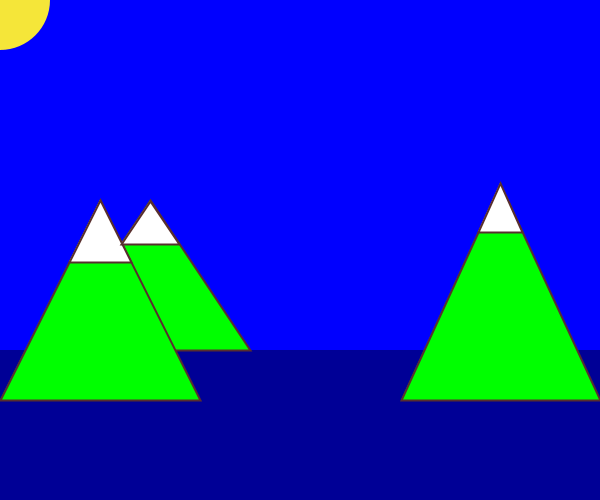
Frame 1 (no input)
Frame 60 (the mouse pressed at the canvas centre just before this capture): identical to frame 1, image omitted
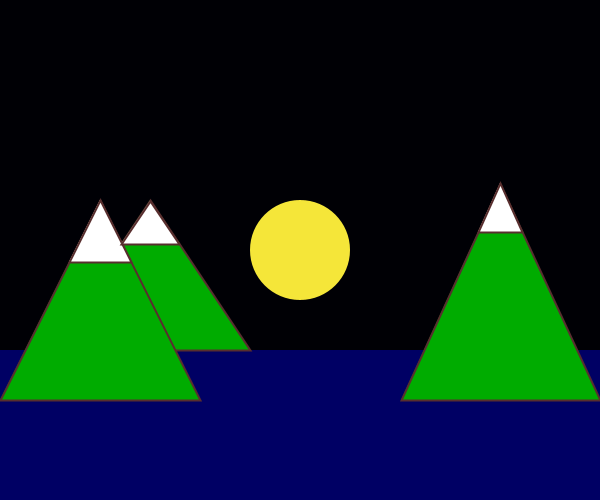
Frame 120 (the mouse held since frame 60 and released just before this capture)

The Processing sketch that drew these frames (run headless with seeded random() and noise(); from frame 60 on, the mouse is pressed at the canvas centre):

// Processing sketch: program_2
// ── program_2.pde
/*
  This program will display a sun overlooking mountains in the ocean. The user will be able to interact with the sun. As the user makes the sun travel down the y-axis, 
  the scene becomes darker. As the user makes the sun travel upwards, the scene becomes brighter. 
 */

// variable declarations and initializations 
int backgroundRed = 0; // red color value for the background
int backgroundGreen = 0; // green color value for the background
int backgroundBlue = 255; // blue color value for the background

// color values for the sun
int sunRed = 245; // red color value for the sun
int sunGreen = 230; // green color value for the sun
int sunBlue = 57; // blue color value for the sun 

// dimensions of the sun
int sunWidth = 100; // width of the sun
int sunHeight = 100; // height of the sun

// color values for the ocean
int oceanRed = 0; // red color value for the ocean
int oceanGreen = 0; // green color value for the ocean
int oceanBlue = 150; // blue color value for the ocean

// coordinates and dimensions of the ocean
int oceanX = 0; // x coordinate for the ocean
int oceanY = 350; // y coordinate for the ocean
int oceanWidth = 600; // width of the ocean
int oceanHeight = 150; // height of the ocean

// color values for the first mountain
int firstMountainRed = 0; // red color value for the first mountain
int firstMountainGreen = 255; // green color value for the first mountain
int firstMountainBlue = 0; // blue color value for the first mountain

// coordinates for the first mountain
int firstMountainX1 = 50; // x1 coordinate for the first mountain
int firstMountainY1 = 350; // y1 coordinate for the first mountain 
int firstMountainX2 = 150; // x2 coordinate for the first mountain
int firstMountainY2 = 200; // y2 coordinate for the first mountain
int firstMountainX3 = 250; // x3 coorinate for the first mountain
int firstMountainY3 = 350; // y3 coordinate for the first mountain

// color values for the second mountain
int secondMountainRed = 0; // red color value for the second mountain 
int secondMountainGreen = 255; // green color value for the second mountain
int secondMountainBlue = 0; // blue color value for the second mountain

// coordinates for the second mountain
int secondMountainX1 = 0; // x1 coordinate for the second mountain
int secondMountainY1 = 400; // y1 coordinate for the second mountain
int secondMountainX2 = 100; // x2 coordinate for the second mountain
int secondMountainY2 = 200; // y2 coorindate for the second mountain
int secondMountainX3 = 200; // x3 coordinate for the second mountain
int secondMountainY3 = 400; // y3 coordinate for the second mountain

// color values for the third mountain
int thirdMountainRed = 0; // red color value for the third mountain
int thirdMountainGreen = 255; // green color value for the third mountain
int thirdMountainBlue = 0; // blue color value for the third mountain

// coordinates for the third mountain
int thirdMountainX1 = 401; // x1 coordinate for the third mountain
int thirdMountainY1 = 400; // y1 coordinate for the third mountain
int thirdMountainX2 = 500; // x2 coordinate for the third mountain
int thirdMountainY2 = 184; // y2 coordinate for the third mountain
int thirdMountainX3 = 600; // x3 coordinate for the third mountain
int thirdMountainY3 = 400; // y3 coordinate for the third mountain

// color value for the frosted mountain top
int frostedTopColor = 255; // white mountain top

// coordinates for the first mountain top 
int firstMountainTopX1 = 131; // x1 coordinate for the first mountain top
int firstMountainTopY1 = 262; // y1 coordinate for the first mountain top
int firstMountainTopX2 = 100; // x2 coordinate for the first mountain top
int firstMountainTopY2 = 200; // y2 coordinate for the first mountain top
int firstMountainTopX3 = 69; // x3 coordinate for the first mountain top
int firstMountainTopY3 = 262; // y3 coordinate for the first mountain top

// coordinates for the second mountain top
int secondMountainTopX1 = 179; // x1 coordinate for the second mountain top
int secondMountainTopY1 = 244; // y1 coordinate for the second mountain top
int secondMountainTopX2 = 150; // x2 coordinate for the second mountain top
int secondMountainTopY2 = 201; // y2 coordinate for the second mountain top
int secondMountainTopX3 = 121; // x3 coordinate for the second mountain top
int secondMountainTopY3 = 244; // y3 coordinate for the second mountain top

// coordinates for the third mountain top
int thirdMountainTopX1 = 522; // x1 coordinate for the third mountain top
int thirdMountainTopY1 = 232; // y1 coordinate for the third mountain top
int thirdMountainTopX2 = 478; // x2 coordinate for the third mountain top
int thirdMountainTopY2 = 232; // y2 coordinate for the third mountain top
int thirdMountainTopX3 = 500; // x3 coordinate for the third mountain top
int thirdMountainTopY3 = 183; // y3 coordinate for the third mountain top

void setup() {
  size(600, 500); // size of 600x500
}

void draw() {
  // draws the background
  background(backgroundRed, backgroundGreen, backgroundBlue-mouseY);

  // draws the sun
  noStroke();
  fill(sunRed, sunGreen, sunBlue);
  ellipse(mouseX, mouseY, sunWidth, sunHeight);

  // draws the ocean
  noStroke();
  fill(oceanRed, oceanGreen, oceanBlue-mouseY/5);
  rect(oceanX, oceanY, oceanWidth, oceanHeight);

  // draws the mountains
  stroke(88,46,46);
  strokeWeight(2);
  fill(firstMountainRed, firstMountainGreen-mouseY/3, firstMountainBlue);
  triangle(firstMountainX1, firstMountainY1, firstMountainX2, firstMountainY2, firstMountainX3, firstMountainY3);

  fill(secondMountainRed, secondMountainGreen-mouseY/3, secondMountainBlue);
  triangle(secondMountainX1, secondMountainY1, secondMountainX2, secondMountainY2, secondMountainX3, secondMountainY3);

  fill(thirdMountainRed, thirdMountainGreen-mouseY/3, thirdMountainBlue);
  triangle(thirdMountainX1, thirdMountainY1, thirdMountainX2, thirdMountainY2, thirdMountainX3, thirdMountainY3);

  // draws the frosted mountain tops
  fill(frostedTopColor);
  triangle(firstMountainTopX1, firstMountainTopY1, firstMountainTopX2, firstMountainTopY2, firstMountainTopX3, firstMountainTopY3);
  triangle(secondMountainTopX1, secondMountainTopY1, secondMountainTopX2, secondMountainTopY2, secondMountainTopX3, secondMountainTopY3);
  triangle(thirdMountainTopX1, thirdMountainTopY1, thirdMountainTopX2, thirdMountainTopY2, thirdMountainTopX3, thirdMountainTopY3);
}
